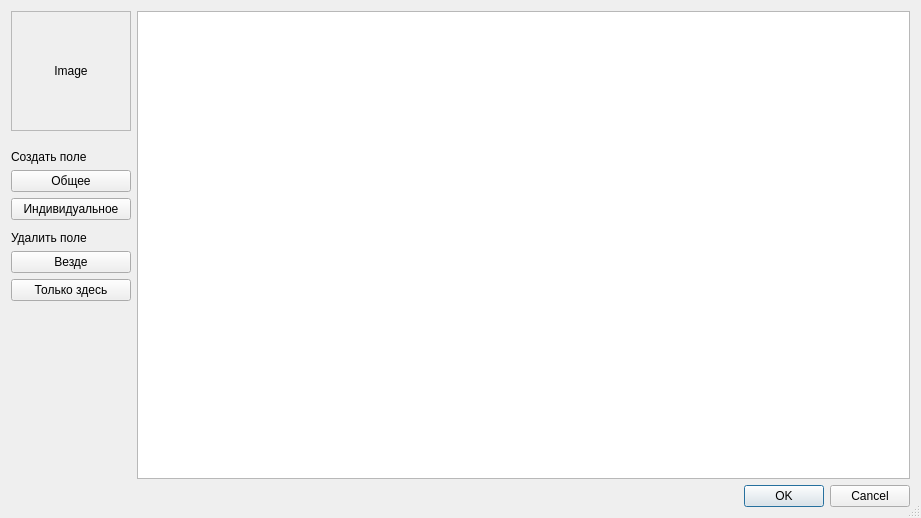
<?xml version="1.0" encoding="UTF-8"?>
<ui version="4.0">
 <class>ClientCreationWindow</class>
 <widget class="QDialog" name="ClientCreationWindow">
  <property name="geometry">
   <rect>
    <x>0</x>
    <y>0</y>
    <width>921</width>
    <height>518</height>
   </rect>
  </property>
  <property name="minimumSize">
   <size>
    <width>500</width>
    <height>0</height>
   </size>
  </property>
  <property name="windowTitle">
   <string>IESAA | Новый клиент</string>
  </property>
  <property name="sizeGripEnabled">
   <bool>true</bool>
  </property>
  <layout class="QVBoxLayout" name="verticalLayout_2">
   <item>
    <layout class="QHBoxLayout" name="horizontalLayout">
     <item>
      <layout class="QVBoxLayout" name="verticalLayout">
       <item>
        <widget class="QLabel" name="Image">
         <property name="minimumSize">
          <size>
           <width>120</width>
           <height>120</height>
          </size>
         </property>
         <property name="frameShape">
          <enum>QFrame::StyledPanel</enum>
         </property>
         <property name="text">
          <string>Image</string>
         </property>
         <property name="alignment">
          <set>Qt::AlignCenter</set>
         </property>
        </widget>
       </item>
       <item>
        <spacer name="verticalSpacer">
         <property name="orientation">
          <enum>Qt::Vertical</enum>
         </property>
         <property name="sizeType">
          <enum>QSizePolicy::Maximum</enum>
         </property>
         <property name="sizeHint" stdset="0">
          <size>
           <width>20</width>
           <height>13</height>
          </size>
         </property>
        </spacer>
       </item>
       <item>
        <widget class="QLabel" name="label">
         <property name="text">
          <string>Создать поле</string>
         </property>
        </widget>
       </item>
       <item>
        <widget class="QPushButton" name="pushButton">
         <property name="text">
          <string>Общее</string>
         </property>
        </widget>
       </item>
       <item>
        <widget class="QPushButton" name="pushButton_2">
         <property name="text">
          <string>Индивидуальное</string>
         </property>
        </widget>
       </item>
       <item>
        <spacer name="verticalSpacer_3">
         <property name="orientation">
          <enum>Qt::Vertical</enum>
         </property>
         <property name="sizeType">
          <enum>QSizePolicy::Maximum</enum>
         </property>
         <property name="sizeHint" stdset="0">
          <size>
           <width>20</width>
           <height>5</height>
          </size>
         </property>
        </spacer>
       </item>
       <item>
        <widget class="QLabel" name="label_2">
         <property name="text">
          <string>Удалить поле</string>
         </property>
        </widget>
       </item>
       <item>
        <widget class="QPushButton" name="pushButton_3">
         <property name="text">
          <string>Везде</string>
         </property>
        </widget>
       </item>
       <item>
        <widget class="QPushButton" name="pushButton_4">
         <property name="text">
          <string>Только здесь</string>
         </property>
        </widget>
       </item>
       <item>
        <spacer name="verticalSpacer_2">
         <property name="orientation">
          <enum>Qt::Vertical</enum>
         </property>
         <property name="sizeHint" stdset="0">
          <size>
           <width>20</width>
           <height>40</height>
          </size>
         </property>
        </spacer>
       </item>
      </layout>
     </item>
     <item>
      <widget class="QTableWidget" name="tableWidget"/>
     </item>
    </layout>
   </item>
   <item>
    <widget class="QDialogButtonBox" name="buttonBox">
     <property name="orientation">
      <enum>Qt::Horizontal</enum>
     </property>
     <property name="standardButtons">
      <set>QDialogButtonBox::Cancel|QDialogButtonBox::Ok</set>
     </property>
    </widget>
   </item>
  </layout>
 </widget>
 <resources/>
 <connections>
  <connection>
   <sender>buttonBox</sender>
   <signal>accepted()</signal>
   <receiver>ClientCreationWindow</receiver>
   <slot>accept()</slot>
   <hints>
    <hint type="sourcelabel">
     <x>248</x>
     <y>254</y>
    </hint>
    <hint type="destinationlabel">
     <x>157</x>
     <y>274</y>
    </hint>
   </hints>
  </connection>
  <connection>
   <sender>buttonBox</sender>
   <signal>rejected()</signal>
   <receiver>ClientCreationWindow</receiver>
   <slot>reject()</slot>
   <hints>
    <hint type="sourcelabel">
     <x>316</x>
     <y>260</y>
    </hint>
    <hint type="destinationlabel">
     <x>286</x>
     <y>274</y>
    </hint>
   </hints>
  </connection>
 </connections>
</ui>
